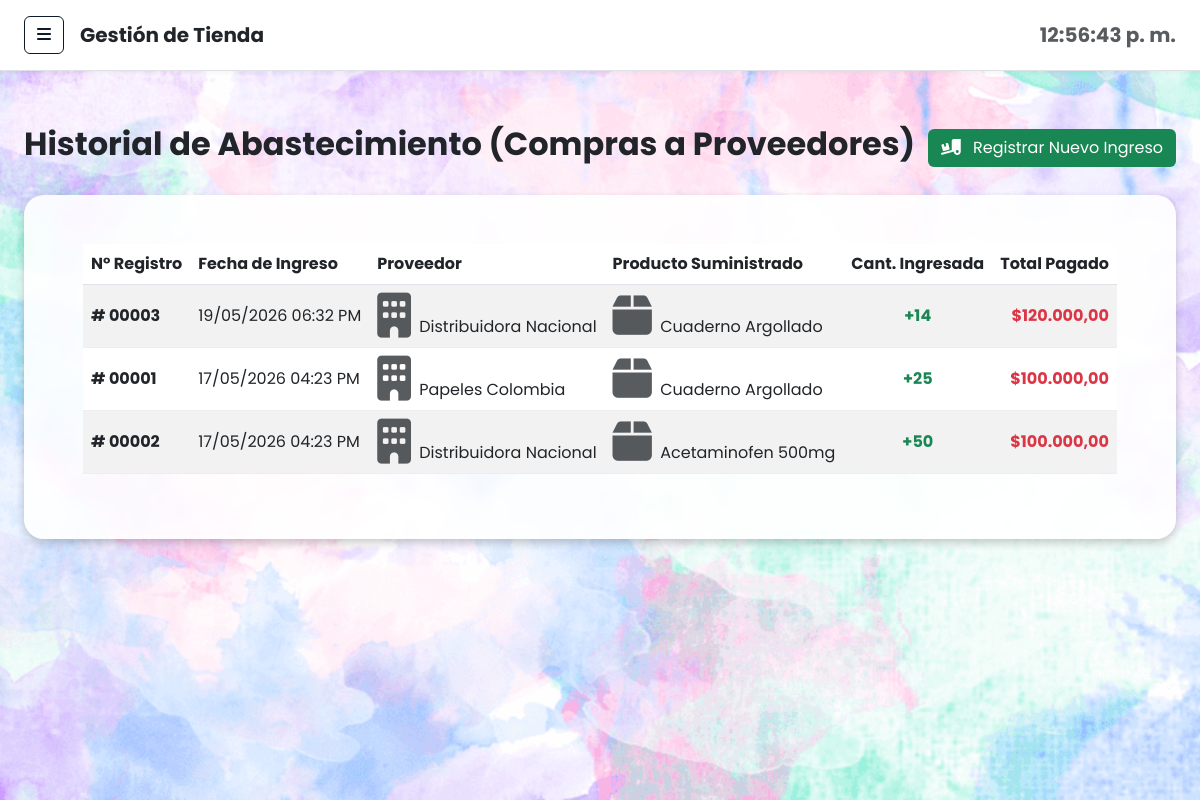
Screenshot of /producto_proveedor/selecionar.php with the database file from the repository.
### tables this page shows
CREATE TABLE `producto_proveedor` (
  `id_registro` int NOT NULL,
  `codigo_producto` varchar(20) NOT NULL,
  `id_proveedor` int NOT NULL,
  `cantidad_suministrada` int NOT NULL,
  `valor_total_pagado` decimal(12,2) NOT NULL,
  `fecha_suministro` datetime NOT NULL DEFAULT CURRENT_TIMESTAMP
);

CREATE TABLE `proveedor` (
  `id_proveedor` int NOT NULL,
  `nombre` varchar(100) NOT NULL,
  `telefono` varchar(20) DEFAULT NULL,
  `ciudad_procedencia` varchar(50) NOT NULL
);

CREATE TABLE `producto` (
  `codigo` varchar(20) NOT NULL,
  `id_categoria` int NOT NULL,
  `nombre` varchar(100) NOT NULL,
  `peso` decimal(10,2) NOT NULL,
  `cantidad_almacenada` int NOT NULL DEFAULT '0',
  `tipo_empaque` enum('Carton','Plastico','Otro') NOT NULL,
  `precio_unitario` decimal(10,2) NOT NULL
);

### producto_proveedor/selecionar.php (the view, shortened to what this page needs)
<?php
require_once '../config/conexion.php';
$query = "SELECT pp.id_registro, pp.fecha_suministro, pp.cantidad_suministrada, pp.valor_total_pagado,
                 p.nombre AS nombre_producto, pr.nombre AS nombre_proveedor
          FROM Producto_Proveedor pp
          INNER JOIN Producto p ON pp.codigo_producto = p.codigo
          INNER JOIN Proveedor pr ON pp.id_proveedor = pr.id_proveedor
          ORDER BY pp.fecha_suministro DESC";
$resultado = $conexion->query($query);
include '../includes/header.php';
include '../includes/sidebar.php';
?>
<div class="d-flex justify-content-between align-items-center mb-4">
   <h2 class="text-dark fw-bold">Historial de Abastecimiento (Compras a Proveedores)</h2>
    <a href="insertar.php" class="btn text-white" style="background-color: #198754;">
        <i class="fas fa-truck-loading me-2"></i> Registrar Nuevo Ingreso
    </a>
</div>
<div class="card shadow-sm border-0">
    <div class="card-body p-4">
        <div class="table-responsive">
            <table class="table table-hover table-striped align-middle">
                <thead style="background-color: #0d1b2a; color: white;">
                    <tr>
                        <th scope="col">N° Registro</th>
                        <th scope="col">Fecha de Ingreso</th>
                        <th scope="col">Proveedor</th>
                        <th scope="col">Producto Suministrado</th>
                        <th scope="col" class="text-center">Cant. Ingresada</th>
                        <th scope="col" class="text-end">Total Pagado</th>
                    </tr>
                </thead>
                <tbody>
                    <?php if ($resultado && $resultado->num_rows > 0): ?>
                        <?php while ($fila = $resultado->fetch_assoc()): ?>
                            <tr>
                                <td><strong># <?= str_pad($fila['id_registro'], 5, "0", STR_PAD_LEFT) ?></strong></td>
                                <td><?= date('d/m/Y h:i A', strtotime($fila['fecha_suministro'])) ?></td>
                                <td><i class="fas fa-building text-muted me-1"></i> <?= $fila['nombre_proveedor'] ?></td>
                                <td><i class="fas fa-box text-muted me-1"></i> <?= $fila['nombre_producto'] ?></td>
                                <td class="text-center fw-bold text-success">+<?= $fila['cantidad_suministrada'] ?></td>
                                <td class="text-end text-danger fw-bold">$<?= number_format($fila['valor_total_pagado'], 2, ',', '.') ?></td>
                            </tr>
                        <?php endwhile; ?>
                    <?php endif; ?>
                </tbody>
            </table>
        </div>
    </div>
</div>
<?php
include '../includes/footer.php';
?>

### css/estilos.css (style rules this page uses)
* { margin: 0; padding: 0; box-sizing: border-box; font-family: 'Poppins', sans-serif; }
body { display: flex; background: #f4f7fe; }
.card { background: white; padding: 25px; border-radius: 20px; display: flex; justify-content: space-between; align-items: center; box-shadow: 0 4px 20px rgba(0,0,0,0.05); transition: 0.3s; }
.card i { font-size: 45px; color: #3b82f6; }
table { width: 100%; border-collapse: collapse; }
table th { text-align: left; padding: 15px; background: #f3f4f6; }
table td { padding: 15px; border-bottom: 1px solid #eee; }
.card i { color: #8b5cf6; }
body { background-color: #f4f6f9; overflow-x: hidden; margin: 0; }

### includes/header.php (style rules this page uses)
body, #page-content-wrapper { background-image: url('/Proyecto/img/fondo.png') !important; background-size: cover !important; background-position: center !important; background-repeat: no-repeat !important; background-attachment: fixed !important; }
.card { background-color: rgba(255, 255, 255, 0.90) !important; box-shadow: 0 4px 8px rgba(0, 0, 0, 0.2) !important; backdrop-filter: blur(4px); }

### rows the page displays
producto_proveedor: id_registro "00003", fecha_suministro "19/05/2026 06:32 PM", id_proveedor.nombre "Distribuidora Nacional", codigo_producto.nombre "Cuaderno Argollado", cantidad_suministrada "14", valor_total_pagado "120.000,00"
producto_proveedor: id_registro "00001", fecha_suministro "17/05/2026 04:23 PM", id_proveedor.nombre "Papeles Colombia", codigo_producto.nombre "Cuaderno Argollado", cantidad_suministrada "25", valor_total_pagado "100.000,00"
producto_proveedor: id_registro "00002", fecha_suministro "17/05/2026 04:23 PM", id_proveedor.nombre "Distribuidora Nacional", codigo_producto.nombre "Acetaminofen 500mg", cantidad_suministrada "50", valor_total_pagado "100.000,00"
